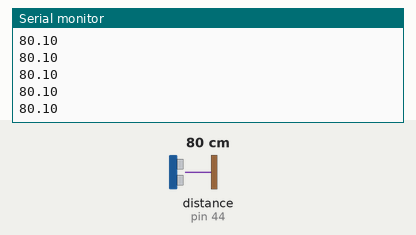
The sketch below on a simulated Arduino Mega 2560, built with avr-gcc and run on an emulated ATmega2560. On the bench: the last lines printed to the serial monitor. Wiring (inferred from the names in the program): ultrasonic range finder: trigger pin 42; echo pin 44. The test bench sets the inputs (shaded band); at power-on: distance to the obstacle (sensor on pin 44) 80 cm. The echo pulse lasts 58.3 µs per cm.

Above: at 1.2 s.
1.3 s: distance to the obstacle (sensor on pin 44) set to 2 cm
At 1.32 s:
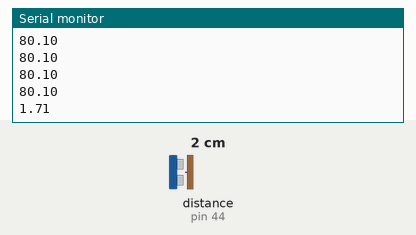
2.8 s: distance to the obstacle (sensor on pin 44) set to 4 cm
At 2.84 s:
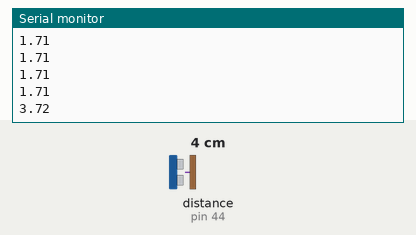
Timing chart, 0 to 5.8 s (numbered marks = the images above; inputs shaded):
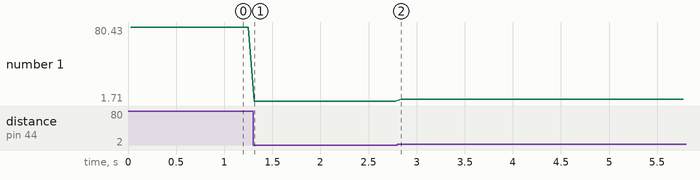

Measured:
- after the input at 1.3 s, the serial monitor: prints a new line at once (image 1)
- after the input at 2.8 s, the serial monitor: prints a new line at once (image 2)
- plotted number 1: 80.1 → 1.71 after the input at 1.3 s, 1.71 → 3.72 after the input at 2.8 s

The sketch:

ultrasonic_distance_sensor.ino
```cpp
#define TRIG_FRONT 42
#define ECHO_FRONT 44

void setup() {
  pinMode(TRIG_FRONT, OUTPUT);
  pinMode(ECHO_FRONT, INPUT);
  Serial.begin(9600);
  Serial.println("HC-SR04 Test Starting...");
}

float getDistance(int trigPin, int echoPin) {
  digitalWrite(trigPin, LOW);
  delayMicroseconds(2);
  digitalWrite(trigPin, HIGH);
  delayMicroseconds(10);
  digitalWrite(trigPin, LOW);
  long duration = pulseIn(echoPin, HIGH);
  return duration / 58.0;
}

void loop() {
  float front = getDistance(TRIG_FRONT, ECHO_FRONT);
  // Serial.print("Front distance: ");
  Serial.println(front);
  // Serial.println(" cm");
  delay(60);
}
```
